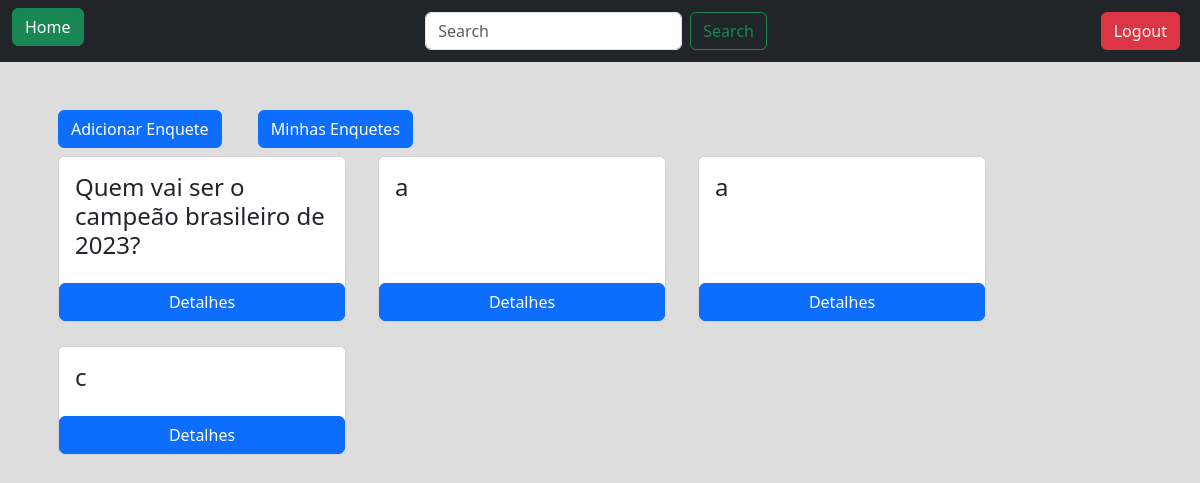
The page / (signed in) on the database as committed earlier.
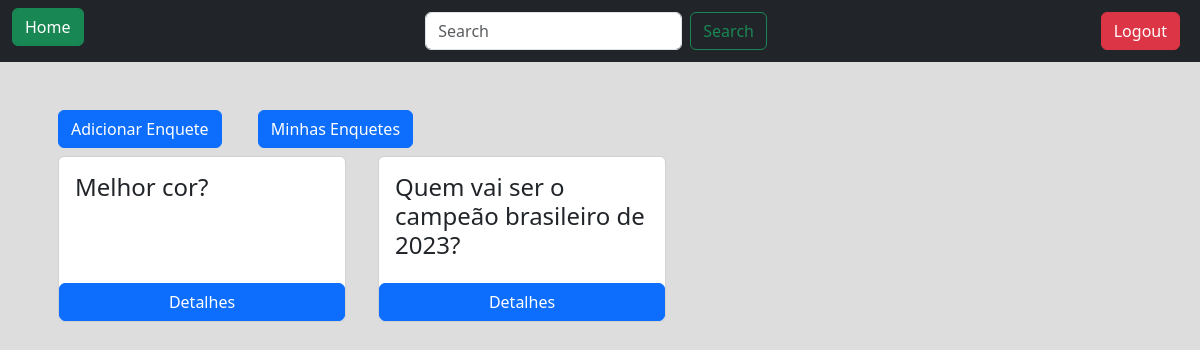
The same page on the database as committed later.
### forms/models.py (models this page shows)
class Enquete(models.Model):
    pergunta = models.CharField(max_length=255)
    opcao1 = models.CharField(max_length=255)
    opcao2 = models.CharField(max_length=255)
    opcao3 = models.CharField(max_length=255)
    opcao4 = models.CharField(max_length=255)
    opcao5 = models.CharField(max_length=255)
    opcao6 = models.CharField(max_length=255)
    opcao1_resultado = models.IntegerField(default=0)
    opcao2_resultado = models.IntegerField(default=0)
    opcao3_resultado = models.IntegerField(default=0)
    opcao4_resultado = models.IntegerField(default=0)
    opcao5_resultado = models.IntegerField(default=0)
    opcao6_resultado = models.IntegerField(default=0)
    criador = models.ForeignKey(User, blank=False, on_delete=models.CASCADE)
    finalizado = models.BooleanField(default=True)

### forms/views.py (the view)
# urls.py: path('', views.index, name='home'),
def index(request):
    enquetes = Enquete.objects.all()
    return render(request, "pages/index.html", {'enquetes':enquetes})

### forms/templates/pages/index.html (shortened to what this page needs)
{% load static %}
<!DOCTYPE html>
<html lang="en">
  <head>
    <link
      rel="stylesheet"
      href="	https://cdn.jsdelivr.net/npm/bootstrap@5.3.2/dist/css/bootstrap.min.css"
    />
  </head>
  <body style="background-color: #ddd">
    <nav class="navbar navbar-expand-lg bg-dark">
      <div class="container-fluid">
        <div class="d-flex">
          <h5>
            <a class="btn btn-success me-2" href="{% url 'home' %}">Home</a>
          </h5>
        </div>
        <form class="d-flex" role="search" action="{% url 'buscar-enquete' %}">
          <input
            class="form-control me-2"
            type="search"
            placeholder="Search"
            aria-label="Search"
            name="q"
          />
          <button class="btn btn-outline-success" type="submit">Search</button>
        </form>
        <div class="d-flex">
          {% if request.user.is_authenticated %}
          <a class="btn btn-danger me-2" href="{% url 'logout' %}">Logout</a>
          {% else %}
          <a class="btn btn-success me-2" href="{% url 'login' %}">Login</a>
          {% endif %}
        </div>
      </div>
    </nav>
    {% if enquetes %}
    <main>
      <div class="container mt-5">
        {% if request.user.is_authenticated %}
        <a
          class="btn btn-primary mx-3 mb-2"
          href="{% url 'add-enquete' %}"
          role="button"
          >Adicionar Enquete</a
        >
        <a
          class="btn btn-primary mx-3 mb-2"
          href="{% url 'minhas-enquetes' %}"
          role="button"
          >Minhas Enquetes</a
        >
        {% endif %}
      <div class="d-flex flex-wrap">
        {% for enquete in enquetes %}
        <div class="card mb-4 mx-3" style="width: 18rem">
          <div class="card-body">
            <h4 class="pergunta">{{ enquete.pergunta }}</h4>
          </div>
          <a
            href="{% url 'detalhe-enquete' enquete.id %}"
            class="btn btn-primary"
            >Detalhes</a
          >
        </div>
        {% endfor %}
      </div>
      {% else %}
      <p>Desculpe! Nenhuma enquete encontrada.</p>
      {% endif %}
    </main>
  </body>
</html>

Rows that differ between the two databases and show on the page:
removed Enquete: pergunta "a"
removed Enquete: pergunta "a"
removed Enquete: pergunta "c"
added Enquete: pergunta "Melhor cor?"
